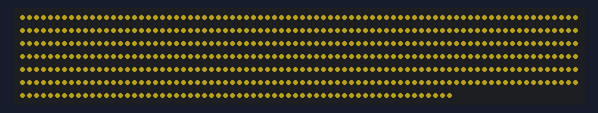
The sketch below on a simulated Arduino Uno, built with avr-gcc and run on an emulated ATmega328P. On the bench: 542 RGB LEDs in strip order, left to right, continuing on the next row. Dim RGB values are drawn brighter than linear.

Above: at 1.1 s.

The sketch:

CDC_Cabaret_static.ino
```cpp
/* white

  By: Andrew Tuline

  Date: July, 2015

  Please, just turn off the damn colours while I do some programming.

*/

#define FASTLED_INTERNAL 1
#include "FastLED.h"                                          // FastLED library. Please use the latest development version.

#if FASTLED_VERSION < 3001000
#error "Requires FastLED 3.1 or later; check github for latest code."
#endif

// Fixed definitions cannot change on the fly.
#define LED_DT 6                                             // Data pin to connect to the strip.
#define LED_CK 9                                             // Clock pin for WS2801 or APA102.
#define COLOR_ORDER GRB                                       // It's GRB for WS2812 and BGR for APA102.
#define LED_TYPE WS2812                                       // Using APA102, WS2812, WS2801. Don't forget to change LEDS.addLeds.
#define NUM_LEDS 542                                       // Number of LED's.

// Global variables can be changed on the fly.
uint8_t max_bright = 192;                                      // Overall brightness definition. It can be changed on the fly.

struct CRGB leds[NUM_LEDS];                                   // Initialize our LED array.

void setup() {
  delay(1000);                                                // Power-up safety delay.

  //  LEDS.addLeds<LED_TYPE, LED_DT, LED_CK, COLOR_ORDER>(leds, NUM_LEDS);  // Use this for WS2801 or APA102
  LEDS.addLeds<LED_TYPE, LED_DT, COLOR_ORDER>(leds, NUM_LEDS);  // Use this for WS2812

  FastLED.setBrightness(max_bright);
  set_max_power_in_volts_and_milliamps(5, 4000);               // FastLED Power management set at 5V, 500mA.
} // setup()


void loop () {                                                // Several different ways to fill the strand with a solid colour.
  fill_solid(leds, NUM_LEDS, 0xFFE11C);                    // Now, that's black!
  show_at_max_brightness_for_power();                         // Power managed display
} // loop()
```
